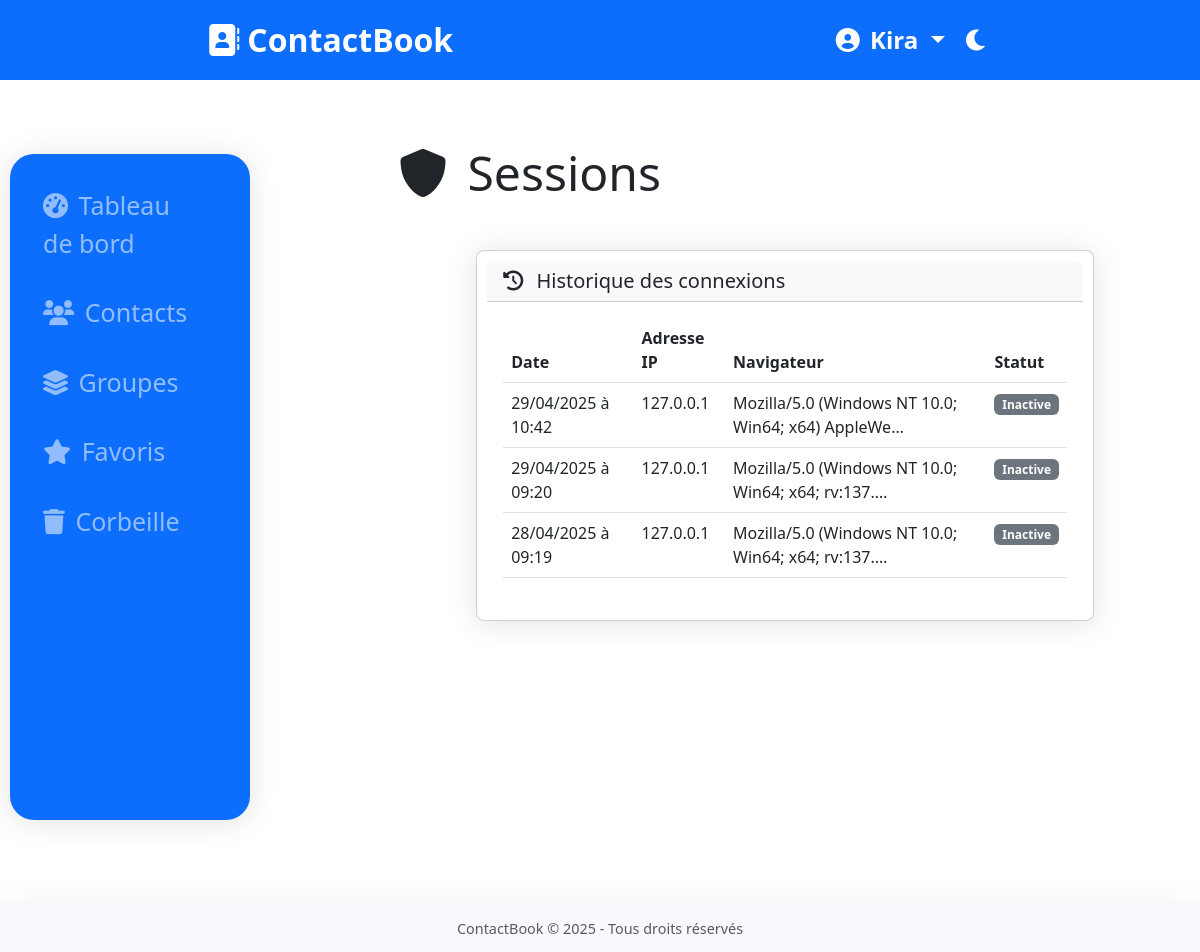
The page /users/sessions/ (signed in) on the database as committed earlier.
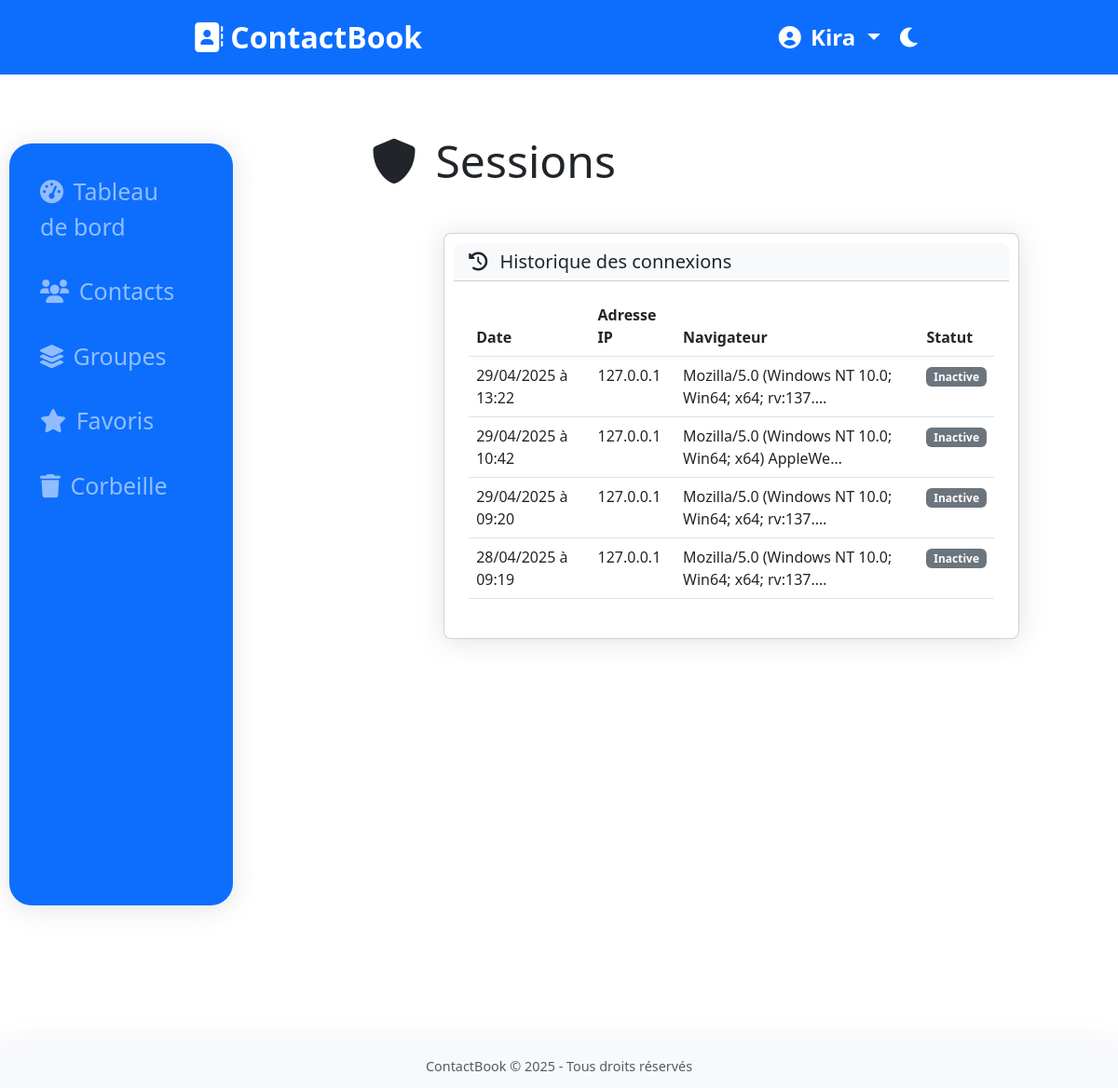
The same page on the database as committed later.
### users/models.py (models this page shows, shortened)
class CustomUser(AbstractUser):
    theme_preference = models.CharField(
        max_length=10,
        choices=[('light', 'Clair'), ('dark', 'Sombre')],
        default='light'
    )

class UserSession(models.Model):
    user = models.ForeignKey(CustomUser, on_delete=models.CASCADE, related_name='sessions')
    session_key = models.CharField(max_length=40)
    ip_address = models.GenericIPAddressField(null=True, blank=True)
    user_agent = models.TextField(blank=True)
    last_activity = models.DateTimeField(auto_now=True)

### users/views.py (the view)
# urls.py: path('sessions/', views.user_sessions, name='user_sessions'),
@login_required
def user_sessions(request):
    sessions = UserSession.objects.filter(user=request.user).order_by('-last_activity')
    return render(request, 'users/sessions.html', {'sessions': sessions})

### users/templates/users/sessions.html (shortened to what this page needs)
{% extends 'base.html' %}
{% block content %}
<div class="row mb-4">
    <div class="col-md-8">
        <h1 class="display-5 mb-4">
            <i class="fas fa-shield-alt me-2"></i> Sessions
        </h1>
    </div>
</div>
<div class="card">
    <div class="card-header bg-light">
        <h5 class="card-title mb-0">
            <i class="fas fa-history me-2"></i> Historique des connexions
        </h5>
    </div>
    <div class="card-body">
        {% if sessions %}
            <div class="table-responsive">
                <table class="table table-hover">
                    <thead>
                        <tr>
                            <th>Date</th>
                            <th>Adresse IP</th>
                            <th>Navigateur</th>
                            <th>Statut</th>
                        </tr>
                    </thead>
                    <tbody>
                        {% for session in sessions %}
                            <tr>
                                <td>{{ session.last_activity|date:"d/m/Y à H:i" }}</td>
                                <td>{{ session.ip_address|default:"Inconnue" }}</td>
                                <td>{{ session.user_agent|truncatechars:50 }}</td>
                                <td>
                                    {% if session.session_key == request.session.session_key %}
                                        <span class="badge bg-success">Session actuelle</span>
                                    {% else %}
                                        <span class="badge bg-secondary">Inactive</span>
                                    {% endif %}
                                </td>
                            </tr>
                        {% endfor %}
                    </tbody>
                </table>
            </div>
        {% else %}
            <div class="alert alert-info">
                <i class="fas fa-info-circle me-2"></i> Aucune session enregistrée.
            </div>
        {% endif %}
    </div>
</div>
{% endblock %}

### templates/base.html (shortened to what this page needs)
{% load static %}
<!DOCTYPE html>
<html lang="fr" data-bs-theme="{{ request.user.theme_preference }}">
<head>
    <link href="https://cdn.jsdelivr.net/npm/bootstrap@5.3.0-alpha1/dist/css/bootstrap.min.css" rel="stylesheet">
    <link rel="stylesheet" href="https://cdnjs.cloudflare.com/ajax/libs/font-awesome/6.0.0/css/all.min.css">
    <link rel="stylesheet" href="{% static 'contacts/css/style.css' %}?v=1>">
</head>
<body>
    <div class="header bg-primary ">
        <div class="section1 ">
            <a class="navbar-brand" href="{% url 'home' %}">
                <i class="fas fa-address-book me-2"></i>ContactBook
            </a>
        </div>
        <div>
            <div class="section2 ">
                <div>
                    <li class="nav-item dropdown">
                        <a class="nav-link dropdown-toggle" href="#" id="navbarDropdown" role="button"
                            data-bs-toggle="dropdown" aria-expanded="false">
                            <i class="fas fa-user-circle me-1"></i> {{ user.username }}
                        </a>
                    </li>
                </div>
                <div>
                    <button id="theme-toggle" class="btn btn-link nav-link">
                        <i
                            class="fas {% if request.user.theme_preference == 'dark' %}fa-sun{% else %}fa-moon{% endif %} me-1"></i>
                    </button>
                </div>
            </div>
        </div>
    </div>
    <div class="main mt-4 mb-5">
        <div class="aside">
            {% if user.is_authenticated %}
            <aside class="navbar navbar-expand-lg navbar-dark bg-primary">
                <div class="collapse  navbar-collapse" id="navbarNav">
                    <ul class="navbar-nav row me-auto gap-3">
                        <li class="nav-item">
                            <a class="nav-link {% if request.resolver_match.url_name == 'dashboard' %}active{% endif %}"
                                href="{% url 'dashboard' %}">
                                <i class="fas fa-tachometer-alt me-1"></i> Tableau de bord
                            </a>
                        </li>
                        <li class="nav-item">
                            <a class="nav-link {% if request.resolver_match.url_name == 'contact_list' %}active{% endif %}"
                                href="{% url 'contact_list' %}">
                                <i class="fas fa-users me-1"></i> Contacts
                            </a>
                        </li>
                        <li class="nav-item">
                            <a class="nav-link {% if request.resolver_match.url_name == 'group_list' %}active{% endif %}"
                                href="{% url 'group_list' %}">
                                <i class="fas fa-layer-group me-1"></i> Groupes
                            </a>
                        </li>
                        <li class="nav-item">
                            <a class="nav-link {% if request.resolver_match.url_name == 'favorites' %}active{% endif %}"
                                href="{% url 'favorites' %}">
                                <i class="fas fa-star me-1"></i> Favoris
                            </a>
                        </li>
                        <li class="nav-item">
                            <a class="nav-link {% if request.resolver_match.url_name == 'trash' %}active{% endif %}"
                                href="{% url 'trash' %}">
                                <i class="fas fa-trash me-1"></i> Corbeille
                            </a>
                        </li>
                    </ul>
                </div>
            </aside>
            {% endif %}
        </div>
        <div class="container">
            {% block content %}{% endblock %}
        </div>
    </div>
    <footer class="footer mt-auto py-3 ">
        <div class=" text-center">
            <span class="text-muted">ContactBook &copy; {% now "Y" %} - Tous droits réservés</span>
        </div>
    </footer>
</body>
</html>

### static/contacts/css/style.css (style rules this page uses)
:root { --primary-color: #4e73df; --secondary-color: #858796; --success-color: #1cc88a; --info-color: #36b9cc; --warning-color: #f6c23e; --danger-color: #e74a3b; --light-color: #f8f9fc; --dark-color: #5a5c69; }
body { min-height: 100vh; display: flex; flex-direction: column; overflow: hidden; }
.header { background-color: var(--primary-color); color: white; padding: 1rem; text-align: center; font-size: 1.5rem; font-weight: bold; display: flex; justify-content: center; align-items: center; justify-content: space-around; flex-direction: row; list-style: none; }
.section1 a { font-size: 2rem; }
.section2 { display: flex; flex-direction: row; gap: 20px; }
.main { display: flex; flex-direction: row; justify-content: space-between; width: 100%; height: 100vh; padding: 20px; margin: 20px; }
.aside { width: max-content; padding: 30px; margin-right: 270px; }
.container { animation: fadeIn 0.5s ease-in-out; display: flex; flex-direction: column; width: 70%; height: 80%; overflow-y: scroll; padding: 20px; scrollbar-width: thin; scrollbar-color: rgb(178, 178, 178) transparent; }
.card { width: 80%; align-self: center; border-radius: 0.5rem; box-shadow: 0 0.15rem 1.75rem 0 rgba(58, 59, 69, 0.15); margin-bottom: 1.5rem; animation: slideInUp 0.3s ease-in-out; height: max-content; padding: 10px; margin-bottom: 90px; }
.card-header { border-top-left-radius: 0.5rem !important; border-top-right-radius: 0.5rem !important; }
.card-body { height: max-content; }
.navbar { box-shadow: 0 0.15rem 1.75rem 0 rgba(58, 59, 69, 0.15); position: absolute; left: 10px; display: flex; flex-direction: row; justify-content: center; align-items: center; width: 20%; height: 70%; padding: 10px; font-size: 25px; border-radius: 1.5rem; }
.navbar-brand { font-weight: 700; font-size: 1.2rem; }
#navbarNav { position: absolute; top: 0; left: 0; right: 0; padding: 25px; }
.footer { background-color: var(--light-color); color: var(--dark-color); padding: 1rem; text-align: center; font-size: 0.9rem; position: absolute; bottom: 0; left: 0; right: 0; width: 100%; height: 50px; margin-top: auto; box-shadow: 0 -0.15rem 1.75rem 0 rgba(58, 59, 69, 0.05); }
.card .card-header { font-weight: 700; }
.btn { transition: all 0.2s ease-in-out; }

Rows that differ between the two databases and show on the page:
added UserSession: last_activity "29/04/2025 à 13:22", ip_address "127.0.0.1", user_agent "Mozilla/5.0 (Windows NT 10.0; Win64; x64; rv:137.…", shows "Inactive"
